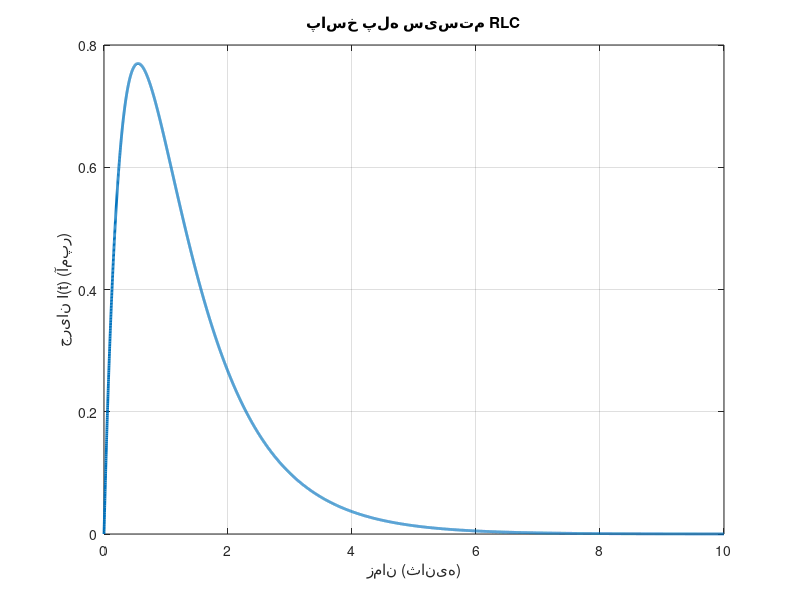

MATLAB code to generate this figure:
% پارامترها
R = 1;
L = 0.25;
C = 4/3;

numerator = [1 0];
denominator = [L, R, 1/C]; 
sys = tf(numerator, denominator);

t = 0:0.001:10;

[y, t] = step(sys, t);

figure;
plot(t, y, 'LineWidth', 2);
title('پاسخ پله سیستم RLC');
xlabel('زمان (ثانیه)');
ylabel('جریان I(t) (آمپر)');
grid on;
